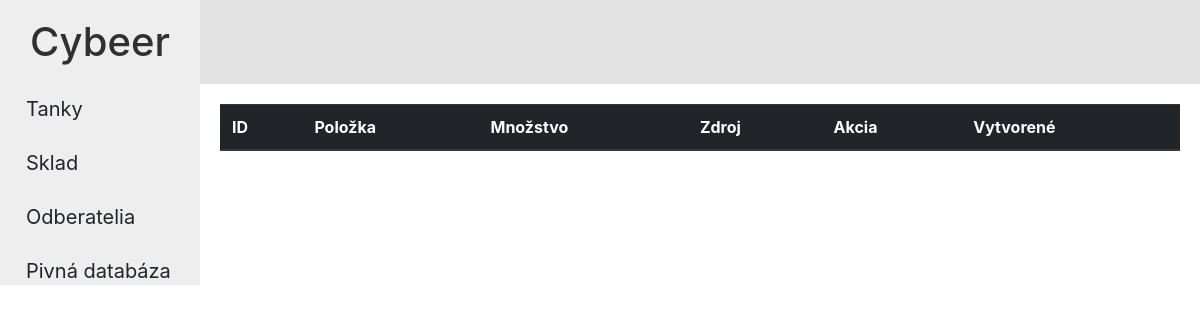
/index.php/storage/history, run on an earlier commit of the app's database.
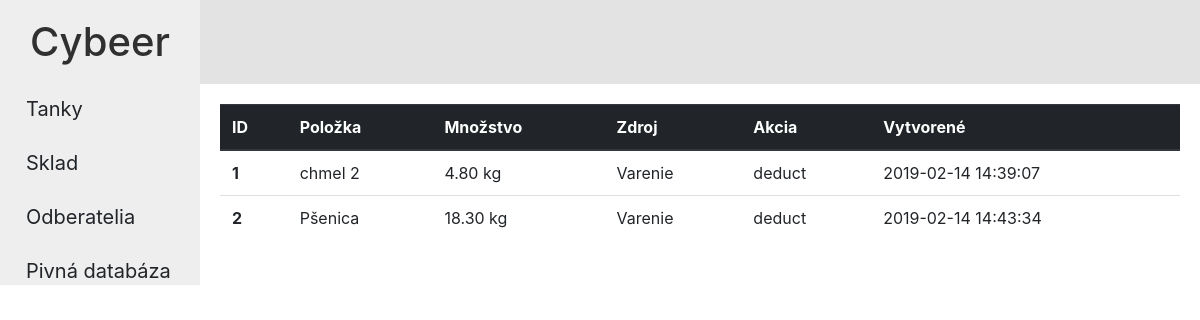
And on a later commit of the database.
### tables this page shows
CREATE TABLE `storage_log` (
  `id` int(11) NOT NULL,
  `user_id` int(11) NOT NULL,
  `storage_id` int(11) NOT NULL,
  `action` enum('add','deduct') NOT NULL,
  `amount` decimal(10,2) NOT NULL,
  `source` varchar(255) DEFAULT NULL,
  `source_type` enum('brewing_list') DEFAULT NULL,
  `source_id` int(11) DEFAULT NULL,
  `created` timestamp NOT NULL DEFAULT CURRENT_TIMESTAMP
);

CREATE TABLE `storage` (
  `id` int(11) NOT NULL,
  `user_id` int(11) NOT NULL,
  `name` varchar(255) NOT NULL,
  `amount` decimal(10,2) NOT NULL,
  `units` enum('kg','l','ks') NOT NULL
);

### application/controllers/storage.php (called while the page is built, shortened)
<?php
class Storage extends CI_Controller {
    public function __construct()
    {
        $this->load->model('storage_model');
        $this->load->model('storage_log_model');
        $this->load->helper('url_helper');
        $this->load->helper('html');
    }
    public function history()
    {
        $data['user']['id'] = 1;
        $data['storage_log'] = $this->storage_log_model->get_by_user_id($data['user']['id']);
        $this->load->view('templates/header', $data);
        $this->load->view('storage/history');
        $this->load->view('templates/footer');
    }
}

### index.php (called while the page is built, shortened)
<?php
require_once BASEPATH.'core/CodeIgniter.php';

### application/models/Storage_log_model.php (called while the page is built, shortened)
<?php
class Storage_log_model extends CI_Model {
    public function get_by_user_id($user_id = false)
    {
        if ($user_id !== false) {
            $query = $this->db->get_where('storage_log', array('user_id' => $user_id));
            $storage_log = $query->result_array();
            foreach($storage_log as &$row) {
                $query = $this->db->get_where('storage', array('id' => $row['storage_id']));
            }
            return $storage_log;
        } else {
            return false;
        }
    }
}

### application/views/storage/history.php (the view)
<div class="storage_history">
    <table class="table">
        <thead class="thead-dark">
            <tr>
              <th scope="col">ID</th>
              <th scope="col">Položka</th>
              <th scope="col">Množstvo</th>
              <th scope="col">Zdroj</th>
              <th scope="col">Akcia</th>
              <th scope="col">Vytvorené</th>
            </tr>
        </thead>
        <tbody>
            <?php if(!empty($storage_log)) { foreach ($storage_log as $row): ?>
                <tr>
                    <th scope="col"><?php echo $row['id']; ?></th>
                    <td scope="col"><?php echo $row['storage_item']['name']; ?></td>
                    <td scope="col"><?php echo $row['amount'].' '.$row['storage_item']['units']; ?></td>
                    <td scope="col"><?php echo $row['source']; ?></td>
                    <td scope="col"><?php echo $row['action']; ?></td>
                    <td scope="col"><?php echo $row['created']; ?></td>
                </tr>
            <?php endforeach; } ?>
        </tbody>
    </table>
</div>

What changed in the data, as far as the page shows it:
added storage_log: id "1", storage.name "chmel 2", amount "4.80", storage.units "kg", source "Varenie", action "deduct", created "2019-02-14 14:39:07"
added storage_log: id "2", storage.name "Pšenica", amount "18.30", storage.units "kg", source "Varenie", action "deduct", created "2019-02-14 14:43:34"
